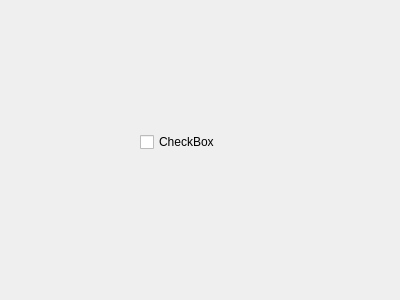
<?xml version="1.0" encoding="UTF-8"?>
<ui version="4.0">
 <class>Dialog</class>
 <widget class="QDialog" name="Dialog">
  <property name="geometry">
   <rect>
    <x>0</x>
    <y>0</y>
    <width>400</width>
    <height>300</height>
   </rect>
  </property>
  <property name="windowTitle">
   <string>Dialog</string>
  </property>
  <widget class="QCheckBox" name="checkBox">
   <property name="geometry">
    <rect>
     <x>140</x>
     <y>130</y>
     <width>88</width>
     <height>24</height>
    </rect>
   </property>
   <property name="text">
    <string>CheckBox</string>
   </property>
  </widget>
 </widget>
 <resources/>
 <connections/>
</ui>
